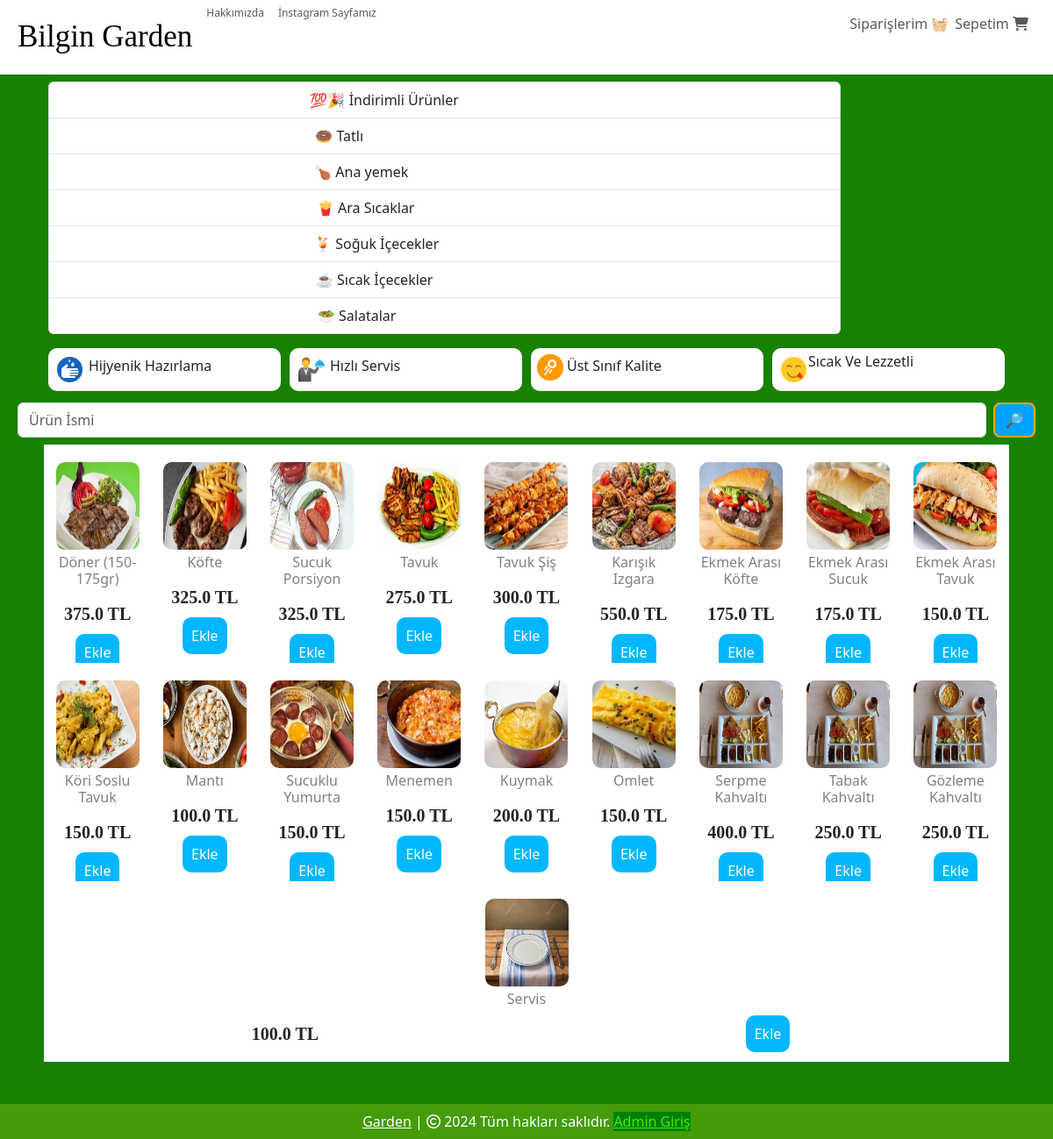
The page /mainmenu on the database its author committed.
### website/models.py (models this page shows, shortened)
class Product(db.Model):
    id = db.Column(db.Integer, primary_key=True)
    product_name = db.Column(db.String(100), nullable=False)
    current_price = db.Column(db.Float, nullable=False)
    previous_price = db.Column(db.Float, nullable=False)
    in_stock = db.Column(db.Integer, nullable=False)
    product_picture = db.Column(db.String(1000), nullable=False)
    flash_sale = db.Column(db.Boolean, default=False)
    date_added = db.Column(db.DateTime, default=datetime.utcnow)
    salad = db.Column(db.Boolean, default=False)
    main = db.Column(db.Boolean, default=False)
    colddrink = db.Column(db.Boolean, default=False)
    hotdrink = db.Column(db.Boolean, default=False)
    desert = db.Column(db.Boolean, default=False)
    sneak = db.Column(db.Boolean, default=False)
    Solded = db.Column(db.Integer, default=0)
    carts = db.relationship('Cart', backref=db.backref('product', lazy=True))
    orders = db.relationship('Order', backref=db.backref('product', lazy=True))

### website/views.py (the view)
@views.route("/mainmenu")
def mainmenu():
    items = Product.query.filter_by(main=True)
    return render_template('mainmenu.html', items=items, cart=Cart.query.filter_by(customer_link=current_user.id).all()
                           if current_user.is_authenticated else [])

### website/templates/mainmenu.html (shortened to what this page needs)
{% extends 'base.html' %}
{% block body %}
<div class="container text-center">
    <div class="row" style="margin: 5px; margin-left:-2px; margin-right:-2px;">
      <div class="col " style="margin: 3px;">
        <div class="list-group" id="right1">
            <a href="/" class="list-group-item list-group-item-action">
                <span class="link-name" >💯🎉  İndirimli Ürünler</span>
            </a>
            <a href="/deserts" class="list-group-item list-group-item-action">
                <span class="link-name" >🍩 Tatlı</span>
            </a>
            <a href="/mainmenu" class="list-group-item list-group-item-action">
                <span class="link-name">🍗 Ana yemek</span>
            </a>
            <a href="/sneaks" class="list-group-item list-group-item-action">
                <span class="button">🍟 Ara Sıcaklar</span>
            </a>
            <a href="/colddrinks" class="list-group-item list-group-item-action">
                <span class="button">🍹 Soğuk İçecekler</span>
            </a>
            <a href="/hotdrinks" class="list-group-item list-group-item-action">
                <span class="button">☕ Sıcak İçecekler</span>
            </a>
            <a href="/salads" class="list-group-item list-group-item-action">
                <span class="button">🥗  Salatalar</span>
            </a>
        </div>
      </div>
      <div class="col-md-2">
        </div>
      </div>
    </div>
<div class="container text-center">
    <div class="row" style="margin: 8px;">
        <div class="col" style="display: flex; background-color: white; border-radius: 10px; padding: 7px; margin: 5px;">
            <img src="../static/images/techweek.png" alt="" style="width: 35px; height: 35px;">
            <h6 style="margin: 4px">Hijyenik Hazırlama </h6>
        </div>
        <div class="col" style="display: flex; background-color: white; border-radius: 10px; padding: 7px; margin: 5px;">
            <img src="../static/images/FreeDelivery.png" alt="" style="width: 35px; height: 35px;">
            <h6 style="margin: 4px">Hızlı Servis</h6>
        </div>
        <div class="col" style="display: flex; background-color: white; border-radius: 10px; padding: 7px; margin: 5px;">
            <img src="../static/images/food.png" alt="" style="width: 30px; height: 30px;">
            <h6 style="margin: 4px">Üst Sınıf Kalite</h6>
        </div>
        <div class="col" style="display: flex; background-color: white; border-radius: 10px; padding: 7px; margin: 5px;">
            <img src="../static/images/airtime.png" alt="" style="width: 35px; height: 35px;">
            <h6 style="margin: -1px">Sıcak Ve Lezzetli</h6>
        </div>
    </div>
</div>
<form class="d-flex" role="search" action="/search" style="margin-left:20px; margin-right:20px;" method="POST">
    <input class="form-control me-2" name="search" type="search" placeholder="Ürün İsmi" aria-label="Search">
    <button class="btn" type="submit">🔎</button>
  </form>
<div class="container text-center">
    <div class="row" style="margin: 8px; border-radius: 10px; background-color: rgb(219, 219, 218);" id="column">
        {% for item in items %}
        <div class="col" style=" background-color: rgb(255, 255, 255);">
            <img src="{{ item.product_picture }}" alt="" style="height: 100px; width: 95px; border-radius: 10px;  margin-top:20px;">
            <div class="row" style="margin-top: 5px;">
                <h6 style="color: gray;">{{ item.product_name }}</h6>
            </div>
            <div class="row" style="margin-top: 10px;">
                <div class="col">
                    <h5 style="font-weight: 600; font-family: 'Times New Roman', Times, serif; margin-bottom: 20px;">{{ item.current_price }} TL</h5>
                </div>
                <div class="col">
                    <a href="/add-to-cart/{{ item.id }}">Ekle</a>
                </div>
            </div>
        </div>
        {% endfor %}
    </div>
</div>
{% endblock %}

### website/static/css/style.css (style rules this page uses)
.d-flex .btn { background: rgb(0, 162, 255); border: 2px solid orange; border-radius: 8px; color: #fff; }
.container .row .col .row .col a { background-color: rgb(0, 183, 255); padding: 10px; border-radius: 10px; text-decoration: none; color: white; }

### rows shown on the page
Product: product_picture (picture), product_name "Döner (150-175gr)", current_price "375.0"
Product: product_picture (picture), product_name "Köfte", current_price "325.0"
Product: product_picture (picture), product_name "Sucuk Porsiyon", current_price "325.0"
Product: product_picture (picture), product_name "Tavuk", current_price "275.0"
Product: product_picture (picture), product_name "Tavuk Şiş", current_price "300.0"
Product: product_picture (picture), product_name "Karışık Izgara", current_price "550.0"
Product: product_picture (picture), product_name "Ekmek Arası Köfte", current_price "175.0"
Product: product_picture (picture), product_name "Ekmek Arası Sucuk", current_price "175.0"
Product: product_picture (picture), product_name "Ekmek Arası Tavuk", current_price "150.0"
Product: product_picture (picture), product_name "Köri Soslu Tavuk", current_price "150.0"
Product: product_picture (picture), product_name "Mantı", current_price "100.0"
Product: product_picture (picture), product_name "Sucuklu Yumurta", current_price "150.0"
Product: product_picture (picture), product_name "Menemen", current_price "150.0"
Product: product_picture (picture), product_name "Kuymak", current_price "200.0"
Product: product_picture (picture), product_name "Omlet", current_price "150.0"
Product: product_picture (picture), product_name "Serpme Kahvaltı", current_price "400.0"
Product: product_picture (picture), product_name "Tabak Kahvaltı", current_price "250.0"
Product: product_picture (picture), product_name "Gözleme Kahvaltı", current_price "250.0"
Product: product_picture (picture), product_name "Servis", current_price "100.0"
